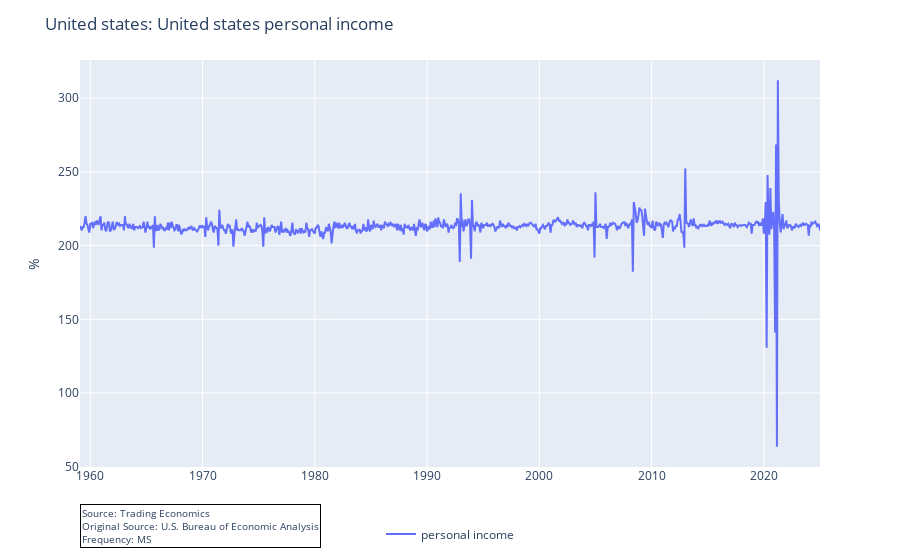

The notebook cell saved with this chart:
### Markdown cell above
At this point the value in the data-series are still the pixel co-ordinates in the svg image of the chart.

### Code cell
scr.plot_series()  ## Plot the series.

### Figure 1 — Plotly figure (JSON) as saved in the notebook; plotly's stock layout.template omitted (floating-point values rounded to 4 significant figures; data arrays with more than 128 entries replaced by an {"elided": "..."} marker saying what was removed)
{"data": [{"hovertemplate": "variable=personal income<br>index=%{x}<br>value=%{y}<extra></extra>", "legendgroup": "personal income", "line": {"color": "#636efa", "dash": "solid"}, "marker": {"symbol": "circle"}, "mode": "lines", "name": "personal income", "orientation": "v", "showlegend": true, "type": "scatter", "x": {"elided": "792 str values"}, "xaxis": "x", "y": {"elided": "792 float values"}, "yaxis": "y"}], "layout": {"annotations": [{"align": "left", "bgcolor": "rgba(255, 255, 255, 0.8)", "bordercolor": "black", "borderwidth": 1, "font": {"size": 10}, "showarrow": false, "text": "Source: Trading Economics<br>Original Source: U.S. Bureau of Economic Analysis<br>Frequency: MS<br>", "x": 0, "xanchor": "left", "xref": "paper", "y": -0.2, "yanchor": "bottom", "yref": "paper"}], "legend": {"orientation": "h", "title": {"text": ""}, "tracegroupgap": 0, "x": 0.5, "xanchor": "center", "y": -0.2, "yanchor": "bottom"}, "margin": {"t": 60}, "title": {"text": "United states: United states personal income"}, "xaxis": {"anchor": "y", "domain": [0, 1], "title": {"text": ""}}, "yaxis": {"anchor": "x", "domain": [0, 1], "title": {"text": "%"}}}}
